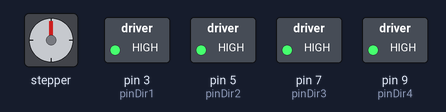
The sketch below on a simulated Arduino Uno, built with avr-gcc and run on an emulated ATmega328P. Parts: stepper motor, switched loads named in the sketch (green lamp = pin HIGH). Wiring (inferred from the names in the program): stepper motor (200 steps per turn assumed): coils pin 2, pin 4, pin 6, pin 8.

Above: at 0.1 s.
Timing chart, 0 to 1.6 s (numbered marks = the images above):
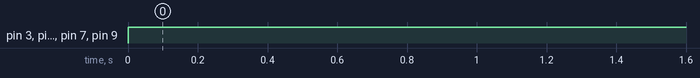

Measured:
- by itself, pin 3 (pinDir1), pin 5 (pinDir2), pin 7 (pinDir3), pin 9 (pinDir4): LOW → HIGH at 0.00 s

The sketch:

stepperMotorTest.ino
```cpp
//pin for enabling stepper motors
#define pinEnable 13

/*
 * pins for determining direction and step
 * count for each motor
*/
#define pinStep1 2
#define pinDir1 3
#define pinStep2 4
#define pinDir2 5
#define pinStep3 6
#define pinDir3 7
#define pinStep4 8
#define pinDir4 9

int n; //number of rotations per foot
int d; //perform diagonal movement

void setup() {
  // put your setup code here, to run once:
  pinMode(pinEnable, OUTPUT);
  pinMode(pinDir1, OUTPUT);
  pinMode(pinStep1, OUTPUT);
  pinMode(pinDir2, OUTPUT);
  pinMode(pinStep2, OUTPUT);
  pinMode(pinDir3, OUTPUT);
  pinMode(pinStep3, OUTPUT);
  pinMode(pinDir4, OUTPUT);
  pinMode(pinStep4, OUTPUT);
}

//number of steps to perform one rotation
void oneRotation(){
  for(int i=0; i < 200; i++){
    digitalWrite(pinStep1, HIGH);
    digitalWrite(pinStep2, HIGH);
    delay(50);
    digitalWrite(pinStep1, LOW);
    digitalWrite(pinStep2, LOW);
    delay(50);
  }
}

//number of steps to go one foot
void oneFoot(){
  for(int i = 0; i < n; i++){
    oneRotation();
  }
}

//function to perform diagonal foot
void diagonalFoot(){

}

void loop() {
  // put your main code here, to run repeatedly:
  pinMode(pinEnable, LOW);
  digitalWrite(pinDir1, HIGH);
  digitalWrite(pinStep1, LOW);
  digitalWrite(pinDir2, HIGH);
  digitalWrite(pinStep2, LOW);
  digitalWrite(pinDir3, HIGH);
  digitalWrite(pinStep3, LOW);
  digitalWrite(pinDir4, HIGH);
  digitalWrite(pinStep4, LOW);
}
```
